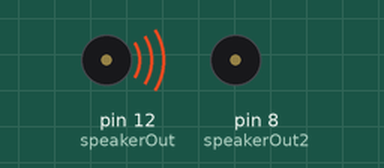
Simulated run of this sketch. Board: Arduino Uno, built with avr-gcc and run on an emulated ATmega328P. Shown: buzzer (waves = sounding, pin HIGH). Pins used as bus, display or sensor lines are not drawn; what the sketch prints to the serial monitor is not drawn.

Above: at 0.1 s.
Timing chart, 0 to 40.0 s (numbered marks = the images above):
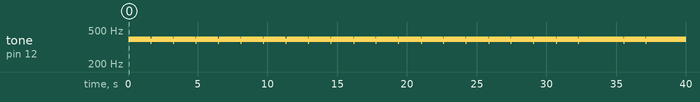

The sketch:

sketch_sep09b.ino
```cpp
#include <MIDI.h>

#include <SD.h>

/* pulse-width modulation (PWM) = vibration.
  pulse-width = half the period
 speaker = HIGH for 'pulse-width' microseconds
         = LOW for 'pulse-width' microseconds.
 *  This pulsing creates a vibration of the desired frequency.
 */

#define  c     3830    // 261 Hz
#define  d     3400    // 294 Hz
#define  e     3038    // 329 Hz
#define  f     2864    // 349 Hz
#define  g     2550    // 392 Hz
#define  a     2272    // 440 Hz
#define  b     2028    // 493 Hz
#define  C     1912    // 523 Hz
#define  n     0
//n =no sound
//put speaker on pin 9
int speakerOut = 12;
int speakerOut2= 8;
int DEBUG = 1; //debugs

void setup()
{
  pinMode(speakerOut, OUTPUT);//declares speaker
  pinMode(speakerOut2, OUTPUT);//declares speaker
  if (DEBUG)
  {
    Serial.begin(9600); //something about debugging
  }
}
int oNotes[] = {  C,  b,  g,  C,  b,   e,  C,  C,  c,  g, a, C };//order of notes
int xNotes[] = {  c,  c,  c,  c,  c,   c,  c,  c,  c,  c, c, c };//order of notes
int lNotes[]  = { 160, 160, 160,  160,  160,  160, 160, 160, 160, 160, 160, 160 }; //length of notes(only necessary when playing a prewritten song)
int MAX_COUNT = sizeof(oNotes) / 2; // Melody length, for looping.
int MAX_COUNT2 = sizeof(xNotes) / 2;
// Set overall tempo
long tempo = 10000;
// Set length of pause between notes
int pause = 1000;
// Loop variable to increase Rest length
int rest_count = 100;

int order = 0;// initializes variables
int note = 0;
int x =0;
long duration  = 0;

// Pulse the speaker to play a tone for a particular duration
void playTone() {
  long elapsed_time = 0;
  if (order > 0)
  { // if this isn't a Rest beat, while the tone hasvplayed less long than 'duration', pulse speaker HIGH and LOW
    while (elapsed_time < duration)
      {

      digitalWrite(speakerOut,HIGH);
      digitalWrite(speakerOut2,HIGH);
      delayMicroseconds(order / 2);

      digitalWrite(speakerOut, LOW);
      digitalWrite(speakerOut2, LOW);
      delayMicroseconds(order / 2);

      // Keep track of how long we pulsed
      elapsed_time += (order);
    }
  }
  else { // Rest beat; loop times delay
    for (int j = 0; j < rest_count; j++) { // See NOTE on rest_count
      delayMicroseconds(duration);
    }
  }
}

void loop() {
  // Set up a counter to pull from melody[] and beats[]
  for (int i=0; i<MAX_COUNT; i++)
  {
    order = oNotes[2];//this number equals the note from oNotes so 3 is equal to C because 0123
    note = lNotes[i];
    x= xNotes[2];


    duration = note * tempo; // Set up timing

    playTone();
    // A pause between notes...
    delayMicroseconds(pause);

    if (DEBUG) { // If debugging, report loop, tone, beat, and duration
      Serial.print(i);
      Serial.print(":");
      Serial.print(note);
      Serial.print(" ");
      Serial.print(order);
      Serial.print(" ");
      Serial.print(x);
      Serial.print(" ");
      Serial.println(duration);
    }
  }
}

/*
 * NOTES
 * The program purports to hold a tone for 'duration' microseconds.
 *  Lies lies lies! It holds for at least 'duration' microseconds, _plus_
 *  any overhead created by incremeting elapsed_time (could be in excess of
 *  3K microseconds) _plus_ overhead of looping and two digitalWrites()
 *
 * As a result, a tone of 'duration' plays much more slowly than a rest
 *  of 'duration.' rest_count creates a loop variable to bring 'rest' beats
 *  in line with 'tone' beats of the same length.
 *
 * rest_count will be affected by chip architecture and speed, as well as
 *  overhead from anyprogram mods. Past behavior is no guarantee of future
 *  performance. Your mileage may vary. Light fuse and get away.
 *
 * RE-WRITE to include volume, using analogWrite, as with the second program at
 *          http://www.arduino.cc/en/Tutorial/PlayMelody
 * ADD code to make the tempo settable by pot or other input device
 * ADD code to take tempo or volume settable by serial communication
 *          (Requires 0005 or higher.)
 * ADD code to create a tone offset (higer or lower) through pot etc
 */
```

Measured:
- by itself, tone on pin 12 (speakerOut): plays 390 Hz for 1.6 s, 367 Hz for 0.04 s, 390 Hz for 1.6 s, 368 Hz for 0.04 s, 389 Hz for 0.04 s, 390 Hz for 1.5 s … (63 notes in this stretch)
